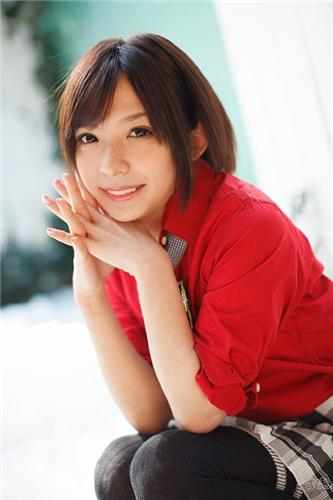
#> input picture algorithm/image_algorithm/extract_album_cover/test_data/16835.11573/cover.jpg, 333 x 500 px
$ python -i AlbumCoverExtractor.py   (imports and definitions only)
#> lines starting #> are read from the running program, lines starting #| are printed output that depends on the picture; long printed decimals are rounded
import numpy as np
import cv2
import os
import hashlib


class AlbumCoverExtractor:

    basePath = os.path.dirname(os.path.realpath(__file__))

    cascadePath = os.path.abspath(os.path.join(basePath,
                  "../haarcascades/haarcascade_frontalface_default.xml"))
    starAndAlbumIdFile = os.path.abspath(os.path.join(basePath,
                  "starAndAlbumId.txt"))

    def __init__(self):
        self.face_cascade = cv2.CascadeClassifier(self.cascadePath)

    # [7 lines left out: function get_hash_code, not called in this run]

    def extractOneImage(self, imagePath):
#> called with imagePath = 'test_data/16835.11573/cover.jpg'
        image = cv2.imread(imagePath)
#> image is the input picture: shape (500, 333, 3); mean B, G, R 134.6, 138.9, 178.3
        gray = cv2.cvtColor(image, cv2.COLOR_BGR2GRAY)
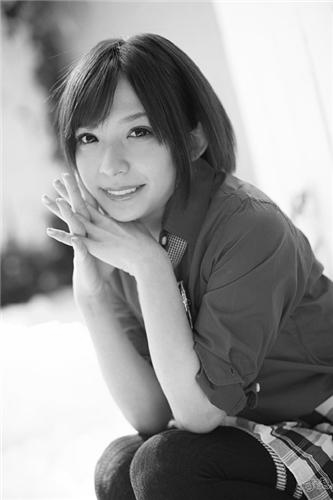
#> gray: shape (500, 333); min 1, max 255, mean 150.2
        faces = self.face_cascade.detectMultiScale(
            gray,
            scaleFactor=1.1,
            minNeighbors=15,
            minSize=(30, 30),
            flags=cv2.CASCADE_SCALE_IMAGE
        )
#> faces = [[61, 97, 123, 123]]

        shape = image.shape
#> shape = (500, 333, 3)
        ratio = 1.0 * shape[0] / shape[1]
#> ratio = 1.5
        if faces is not None and len(faces) != 0:
            for (x, y, w, h) in faces:
                if w * h * 100 < shape[0] * shape[1]:
                    continue

                # cv2.rectangle(image, (x, y), (x + w, y + h), (0, 255, 0), 2)
                midX = x + w / 2
                midY = y + h / 2

                cropedImage = image
                if ratio > 1.55:
                    yUp = int(midY - 0.25 * 1.5 * shape[1])
                    yDown = int(midY + 0.75 * 1.5 * shape[1])

                    if yUp < 0:
                        yUp = 0
                        yDown -= yUp
                    elif yDown > shape[0]:
                        yDown = shape[0]
                        yUp -= yDown - shape[0]

                    cropedImage = image[yUp:yDown,:]
                elif ratio < 1.46:
                    xLeft = int(midX - shape[0] / 3.0)
                    xRight = int(midX + shape[0] / 3.0)

                    if xLeft < 0:
                        xLeft = 0
                        xRight -= xLeft
                    elif xRight > shape[1]:
                        xRight = shape[1]
                        xLeft += shape[1] - xRight
                    cropedImage = image[:, xLeft:xRight]
                cropedImage =cv2.resize(cropedImage, (333, 500))
                # cv2.imshow("croped image : " + imagePath, cropedImage)
                path = os.path.join(os.path.dirname(imagePath), "cover.jpg")
                print(path)
                cv2.imwrite(path, cropedImage)
                print("generate cover by face ! ")
                return True
#> this loop made 1 pass
#> (x, y, w, h, midX, midY) on pass 1: (61, 97, 123, 123, 122.5, 158.5)
#| test_data/16835.116/cover.jpg
#| generate cover by face !
        else:
            print("Faces not found : " + imagePath)
            return False

    # [56 lines left out: functions cropOneImage, extractOneAlbum, extractOneFolder, runWithStarIdAndAlbumId, not called in this run]


# [3 lines not run here, left out]

>>> result = AlbumCoverExtractor().extractOneImage('test_data/16835.11573/cover.jpg')
